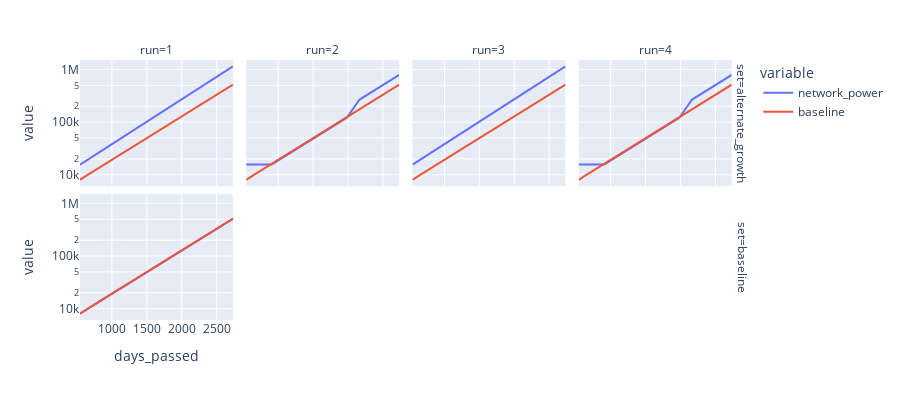

The notebook cell saved with this chart:
### Code cell
fig_df = raw_df.reset_index()

fig = px.line(fig_df,
              x='days_passed',
              y=['network_power', 'baseline'],
              facet_col='run',
              facet_row='set',
              log_y=True,
              height=400)
fig.show()
